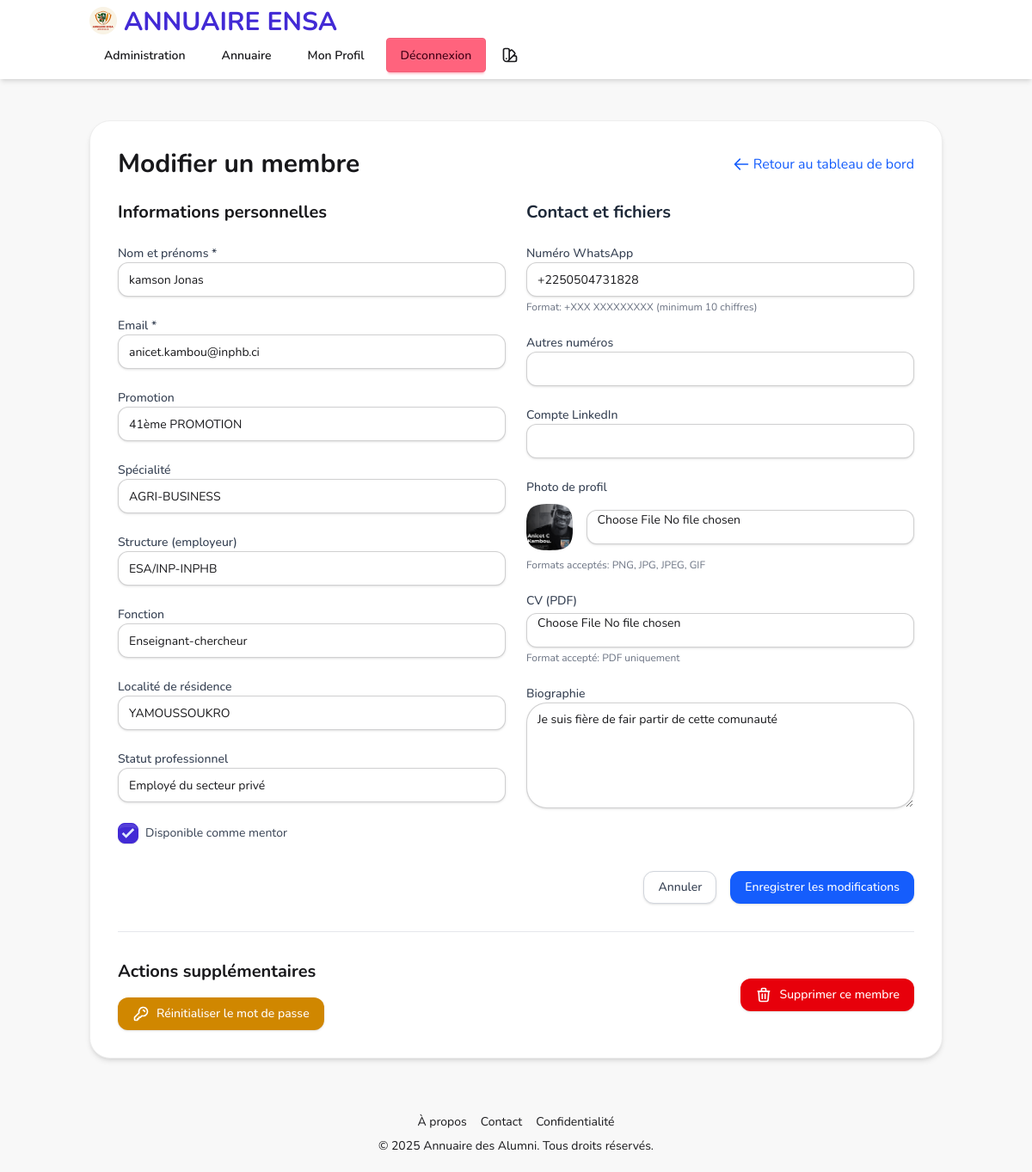
The page /admin/edit-member/5 (signed in) on the database its author committed.
### models.py (models this page shows, shortened)
class UserProfile(db.Model):
    __tablename__ = 'user_profiles'
    id = Column(Integer, primary_key=True, autoincrement=True)
    user_id = Column(Integer, db.ForeignKey('users.id'), nullable=False)
    created_at = Column(DateTime, default=datetime.utcnow)
    updated_at = Column(DateTime, default=datetime.utcnow, onupdate=datetime.utcnow)
    nom_prenoms = Column(String(100), nullable=False)
    promotion = Column(SQLEnum(PromotionEnum), nullable=True)
    specialite = Column(SQLEnum(SpecialiteEnum), nullable=True)
    structure = Column(String(255), nullable=True)  # Employeur
    fonction = Column(String(100), nullable=True)
    localite_residence = Column(String(100), nullable=True)
    numero_whatsapp = Column(String(20), nullable=True)
    autres_numeros = Column(String(100), nullable=True)
    email = Column(String(255), nullable=False)
    compte_linkedin = Column(String(255), nullable=True)
    biographie = Column(Text, nullable=True)
    photo_filename = Column(String(255), nullable=True)
    cv_filename = Column(String(255), nullable=True)
    statut_professionnel = Column(SQLEnum(StatutProfessionnelEnum), nullable=True)
    is_mentor_available = Column(Boolean, nullable=True, default=False)
    user = db.relationship('User', backref=db.backref('profile', uselist=False))
    __table_args__ = (
        db.CheckConstraint("LENGTH(numero_whatsapp) >= 10", name="check_whatsapp_length"),
    )

### routes/admin.py (the view, shortened to what this page needs)
@admin_bp.route('/edit-member/<int:user_id>', methods=['GET', 'POST'])
@login_required
def edit_member(user_id):
    if not current_user.is_admin:
        flash("Vous n'avez pas les droits d'accès à cette page.", 'danger')
        return redirect(url_for('index.index'))
    user_profile = UserProfile.query.filter_by(user_id=user_id).first_or_404()
    return render_template('admin/edit_member.html',
                          profile=user_profile,
                          promotions=PromotionEnum,
                          specialites=SpecialiteEnum,
                          statuts=StatutProfessionnelEnum)

### models.py (called while the page is built)
@login_manager.user_loader
def load_user(user_id):
    return User.query.get(int(user_id))

    @property
    def is_authenticated(self):
        return True

    @property
    def is_admin(self):
        return self.role == RoleEnum.ADMIN

### templates/admin/edit_member.html (shortened to what this page needs)
{% extends 'base.html' %}
{% block content %}
<div class="rounded-3xl bg-base-100 shadow-md p-8 border border-base-300">
    <div class="flex items-center justify-between mb-6">
        <h1 class="text-3xl font-bold">Modifier un membre</h1>
        <a href="{{ url_for('admin.dashboard') }}" class="text-blue-600 hover:text-blue-800 flex items-center">
            <svg xmlns="http://www.w3.org/2000/svg" class="h-5 w-5 mr-1" fill="none" viewBox="0 0 24 24" stroke="currentColor">
                <path stroke-linecap="round" stroke-linejoin="round" stroke-width="2" d="M10 19l-7-7m0 0l7-7m-7 7h18" />
            </svg>
            Retour au tableau de bord
        </a>
    </div>
    <form method="POST" action="{{ url_for('admin.edit_member', user_id=profile.user_id) }}" enctype="multipart/form-data">
        <div class="grid grid-cols-1 md:grid-cols-2 gap-6">
            <div class="space-y-6">
                <h2 class="text-xl font-bold">Informations personnelles</h2>
                <div>
                    <label for="nom_prenoms" class="block text-sm font-medium text-gray-700">Nom et prénoms *</label>
                    <input type="text" id="nom_prenoms" name="nom_prenoms" required
                           value="{{ profile.nom_prenoms }}"
                           class="input block w-full rounded-xl  shadow-sm  focus:ring-blue-500">
                </div>
                <div>
                    <label for="email" class="block text-sm font-medium text-gray-700">Email *</label>
                    <input type="email" id="email" name="email" required
                           value="{{ profile.email }}"
                           class="input block w-full rounded-xl  shadow-sm  focus:ring-blue-500">
                </div>
                <div>
                    <label for="promotion" class="block text-sm font-medium text-gray-700">Promotion</label>
                    <select id="promotion" name="promotion"
                            class="input block w-full rounded-xl  shadow-sm  focus:ring-blue-500">
                        {% for promotion in promotions %}
                            <option value="{{ promotion.name }}" {% if profile.promotion == promotion %}selected{% endif %}>
                                {{ promotion.value }}
                            </option>
                        {% endfor %}
                    </select>
                </div>
                <div>
                    <label for="specialite" class="block text-sm font-medium text-gray-700">Spécialité</label>
                    <select id="specialite" name="specialite"
                            class="input block w-full rounded-xl shadow-sm  focus:ring-blue-500">
                        {% for specialite in specialites %}
                            <option value="{{ specialite.name }}" {% if profile.specialite == specialite %}selected{% endif %}>
                                {{ specialite.value }}
                            </option>
                        {% endfor %}
                    </select>
                </div>
                <div>
                    <label for="structure" class="block text-sm font-medium text-gray-700">Structure (employeur)</label>
                    <input type="text" id="structure" name="structure"
                           value="{{ profile.structure or '' }}"
                           class="input block w-full rounded-xl  shadow-sm  focus:ring-blue-500">
                </div>
                <div>
                    <label for="fonction" class="block text-sm font-medium text-gray-700">Fonction</label>
                    <input type="text" id="fonction" name="fonction"
                           value="{{ profile.fonction or '' }}"
                           class="input block w-full rounded-xl  shadow-sm  focus:ring-blue-500">
                </div>
                <div>
                    <label for="localite_residence" class="block text-sm font-medium text-gray-700">Localité de résidence</label>
                    <input type="text" id="localite_residence" name="localite_residence"
                           value="{{ profile.localite_residence or '' }}"
                           class="input block w-full rounded-xl  shadow-sm  focus:ring-blue-500">
                </div>
                <div>
                    <label for="statut_professionnel" class="block text-sm font-medium text-gray-700">Statut professionnel</label>
                    <select id="statut_professionnel" name="statut_professionnel"
                            class="input block w-full rounded-xl  shadow-sm  focus:ring-blue-500">
                        {% for statut in statuts %}
                            <option value="{{ statut.name }}" {% if profile.statut_professionnel == statut %}selected{% endif %}>
                                {{ statut.value }}
                            </option>
                        {% endfor %}
                    </select>
                </div>
                <div class="flex items-center">
                    <input type="checkbox" id="is_mentor_available" name="is_mentor_available"
                           {% if profile.is_mentor_available %}checked{% endif %}
                           class="checkbox checkbox-primary">
                    <label for="is_mentor_available" class="ml-2 block text-sm text-gray-700">
                        Disponible comme mentor
                    </label>
                </div>
            </div>
            <div class="space-y-6">
                <h2 class="text-xl font-bold text-gray-800">Contact et fichiers</h2>
                <div>
                    <label for="numero_whatsapp" class="block text-sm font-medium text-gray-700">Numéro WhatsApp</label>
                    <input type="tel" id="numero_whatsapp" name="numero_whatsapp"
                           value="{{ profile.numero_whatsapp or '' }}"
                           class="input block w-full rounded-xl  shadow-sm  focus:ring-blue-500">
                    <p class="mt-1 text-xs text-gray-500">Format: +XXX XXXXXXXXX (minimum 10 chiffres)</p>
                </div>
                <div>
                    <label for="autres_numeros" class="block text-sm font-medium text-gray-700">Autres numéros</label>
                    <input type="text" id="autres_numeros" name="autres_numeros"
                           value="{{ profile.autres_numeros or '' }}"
                           class="input block w-full rounded-xl  shadow-sm  focus:ring-blue-500">
                </div>
                <div>
                    <label for="compte_linkedin" class="block text-sm font-medium text-gray-700">Compte LinkedIn</label>
                    <input type="url" id="compte_linkedin" name="compte_linkedin"
                           value="{{ profile.compte_linkedin or '' }}"
                           class="input block w-full rounded-xl  shadow-sm  focus:ring-blue-500">
                </div>
                <div>
                    <label for="photo" class="block text-sm font-medium text-gray-700">Photo de profil</label>
                    <div class="mt-1 flex items-center">
                        {% if profile.photo_filename %}
                            <div class="mr-4">
                                <img src="{{ url_for('static', filename='uploads/photos/' + profile.photo_filename) }}"
                                     alt="Photo de profil actuelle"
                                     class="h-16 w-16 mask mask-squircle object-cover">
                            </div>
                        {% endif %}
                        <input type="file" id="photo" name="photo" accept="image/*"
                               class="input block w-full rounded-xl  shadow-sm  focus:ring-blue-500">
                    </div>
                    <p class="mt-1 text-xs text-gray-500">Formats acceptés: PNG, JPG, JPEG, GIF</p>
                </div>
                <div>
                    <label for="cv" class="block text-sm font-medium text-gray-700">CV (PDF)</label>
                    <div class="mt-1 flex items-center">
                        <input type="file" id="cv" name="cv" accept="application/pdf"
                               class="input block w-full rounded-xl  shadow-sm  focus:ring-blue-500">
                    </div>
                    <p class="mt-1 text-xs text-gray-500">Format accepté: PDF uniquement</p>
                </div>
                <div>
                    <label for="biographie" class="block text-sm font-medium text-gray-700">Biographie</label>
                    <textarea id="biographie" name="biographie" rows="5"
                              class="textarea block w-full rounded-3xl  shadow-sm  focus:ring-blue-500">{{ profile.biographie or '' }}</textarea>
                </div>
            </div>
        </div>
        <div class="mt-8 flex justify-end">
            <a href="{{ url_for('admin.dashboard') }}" class="mr-4 px-4 py-2 border border-gray-300 rounded-xl shadow-sm text-sm font-medium text-gray-700 bg-white hover:bg-gray-50 focus:outline-none focus:ring-2 focus:ring-offset-2 focus:ring-blue-500">
                Annuler
            </a>
            <button type="submit" class="px-4 py-2 border border-transparent rounded-xl shadow-sm text-sm font-medium text-white bg-blue-600 hover:bg-blue-700 focus:outline-none focus:ring-2 focus:ring-offset-2 focus:ring-blue-500">
                Enregistrer les modifications
            </button>
        </div>
    </form>
    <div class="mt-8 pt-8 border-t border-gray-200 flex justify-between items-center">
        <div>
            <h2 class="text-xl font-bold mb-4">Actions supplémentaires</h2>
            <button type="button" id="reset-password-btn" data-user-id="{{ profile.user_id }}"
                    class="inline-flex items-center px-4 py-2 border border-transparent rounded-xl shadow-sm text-sm font-medium text-white bg-yellow-600 hover:bg-yellow-700 focus:outline-none focus:ring-2 focus:ring-offset-2 focus:ring-yellow-500">
                <svg xmlns="http://www.w3.org/2000/svg" class="h-5 w-5 mr-2" fill="none" viewBox="0 0 24 24" stroke="currentColor">
                    <path stroke-linecap="round" stroke-linejoin="round" stroke-width="2" d="M15 7a2 2 0 012 2m4 0a6 6 0 01-7.743 5.743L11 17H9v2H7v2H4a1 1 0 01-1-1v-2.586a1 1 0 01.293-.707l5.964-5.964A6 6 0 1121 9z" />
                </svg>
                Réinitialiser le mot de passe
            </button>
        </div>
        <button type="button" id="delete-btn" data-user-id="{{ profile.user_id }}" data-user-name="{{ profile.nom_prenoms }}"
                class="inline-flex items-center px-4 py-2 border border-transparent rounded-xl shadow-sm text-sm font-medium text-white bg-red-600 hover:bg-red-700 focus:outline-none focus:ring-2 focus:ring-offset-2 focus:ring-red-500">
            Supprimer ce membre
        </button>
    </div>
</div>
{% endblock %}

### templates/base.html (style rules this page uses)
body { font-family: 'Nunito', sans-serif; }
h1, h2 { font-family: 'Nunito', serif; }

### rows shown on the page
UserProfile: nom_prenoms "kamson Jonas", email "anicet.kambou@inphb.ci", promotion "41ème PROMOTION", specialite "AGRI-BUSINESS", structure "ESA/INP-INPHB", fonction "Enseignant-chercheur", localite_residence "YAMOUSSOUKRO", statut_professionnel "Employé du secteur privé", is_mentor_available "☑", numero_whatsapp "+2250504731828", photo_filename (picture), biographie "Je suis fière de fair partir de cette comunauté"
